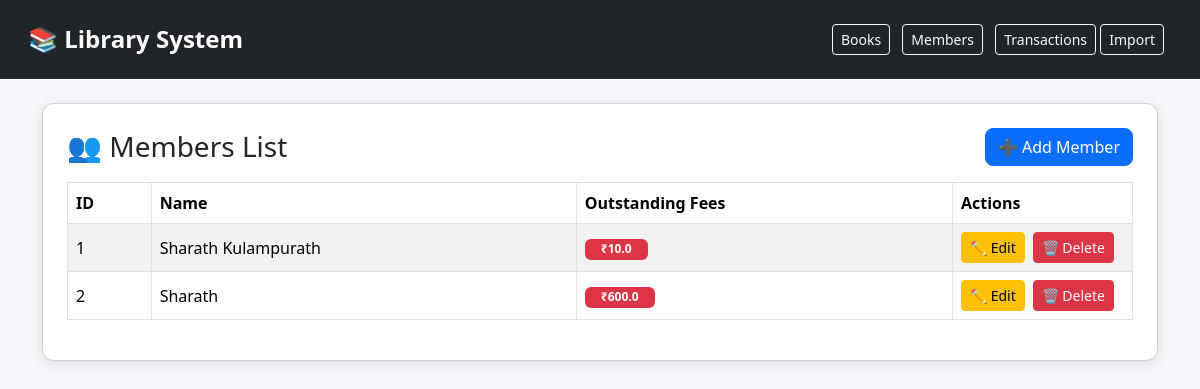
/members, run on the app's committed database.
### models/member.py (models this page shows)
class Member(db.Model):
    __tablename__ = "member"
    id = db.Column(db.Integer, primary_key=True)
    name = db.Column(db.String(200), nullable=False)
    outstanding_fees = db.Column(db.Float, default=0)

### app.py (the view)
@app.route("/members")
def members():
    from models.member import Member
    all_members = Member.query.all()
    return render_template("members.html", members=all_members)

### templates/members.html
{% extends "base.html" %}
{% block content %}
<div class="card card-custom p-4">
    <div class="d-flex justify-content-between align-items-center mb-3">
        <h3 class="m-0">👥 Members List</h3>
        <a href="/members/add" class="btn btn-primary btn-custom">➕ Add Member</a>
    </div>
    <table class="table table-striped table-bordered align-middle">
        <thead>
            <tr>
                <th>ID</th>
                <th>Name</th>
                <th>Outstanding Fees</th>
                <th style="width: 180px;">Actions</th>
            </tr>
        </thead>
        <tbody>
            {% for m in members %}
            <tr>
                <td>{{ m.id }}</td>
                <td>{{ m.name }}</td>
                <td>
                    {% if m.outstanding_fees > 0 %}
                        <span class="badge bg-danger px-3">₹{{ m.outstanding_fees }}</span>
                    {% else %}
                        <span class="badge bg-success px-3">Clear</span>
                    {% endif %}
                </td>
                <td>
                    <div class="d-flex gap-2">
                        <a href="/members/edit/{{ m.id }}" class="btn btn-warning btn-sm">✏ Edit</a>
                        <a href="/members/delete/{{ m.id }}" class="btn btn-danger btn-sm">🗑 Delete</a>
                    </div>
                </td>
            </tr>
            {% endfor %}
        </tbody>
    </table>
</div>
{% endblock %}

### templates/base.html (style rules this page uses)
body { background-color: #f5f7fa; }
.card-custom { border-radius: 12px; box-shadow: 0 3px 12px rgba(0,0,0,0.1); }
.table thead { background: #212529; color: white; }
.btn-custom { border-radius: 8px; }

### data on the page
Member: id "1", name "Sharath Kulampurath", outstanding_fees "10.0"
Member: id "2", name "Sharath", outstanding_fees "600.0"
